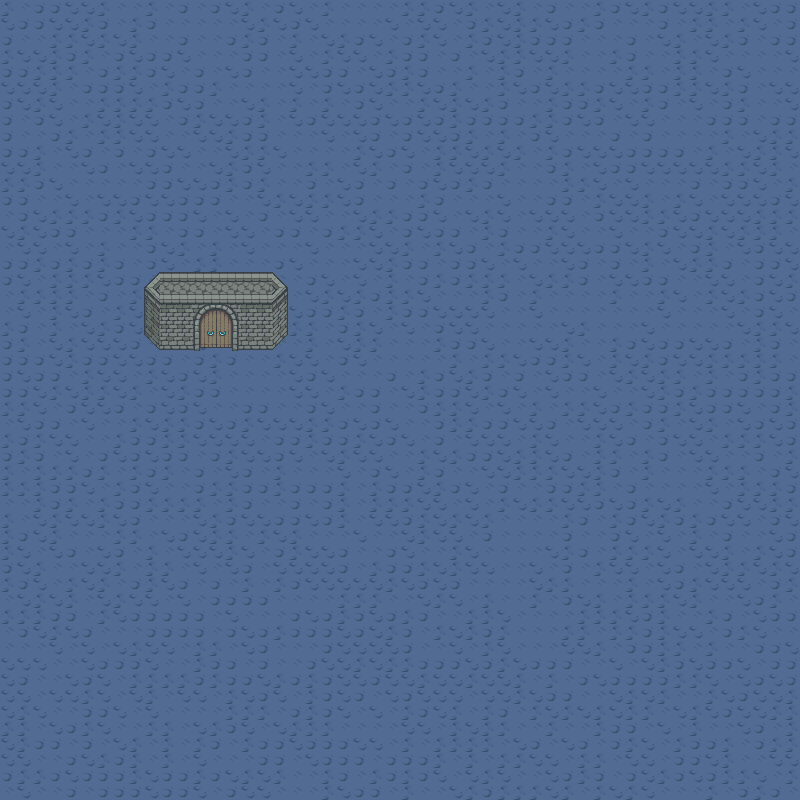

Rendered tile map (Tiled .tmx) drawn with the repository's tilesets; below, a short description and the map source with its tile grids summarised:
An orthogonal 50x50 tile map with 16x16 px tiles, 3 tile layers (ground, build_bot, build_top), 3 tilesets and 1 object.

<map version="1.2" tiledversion="1.3.1" orientation="orthogonal" renderorder="right-down" compressionlevel="0" width="50" height="50" tilewidth="16" tileheight="16" infinite="0" nextlayerid="8" nextobjectid="5">
 <tileset firstgid="1" name="tf_dd_A5_1" tilewidth="16" tileheight="16" tilecount="128" columns="8">
  <image source="tf_dd_A5_1.png" width="128" height="256" />
 </tileset>
 <tileset firstgid="129" name="tf_dd_B_1" tilewidth="16" tileheight="16" tilecount="256" columns="16">
  <image source="tf_dd_B_1.png" width="256" height="256" />
 </tileset>
 <tileset firstgid="385" name="floatingrocks_1" tilewidth="16" tileheight="16" tilecount="36" columns="3">
  <image source="floatingrocks_1.png" width="48" height="192" />
 </tileset>
 <layer id="1" name="ground" width="50" height="50">
  <data>[2500 cells, 2500 non-empty, 4 distinct tile ids]</data>
 </layer>
 <layer id="3" name="build_bot" width="50" height="50">
  <data>[2500 cells, 36 non-empty, 21 distinct tile ids]</data>
 </layer>
 <objectgroup id="7" name="collision">
  <object id="3" x="144" y="288" width="144" height="60.6667" />
 </objectgroup>
 <layer id="5" name="build_top" width="50" height="50">
  <data>[2500 cells, 9 non-empty, 3 distinct tile ids]</data>
 </layer>
</map>
